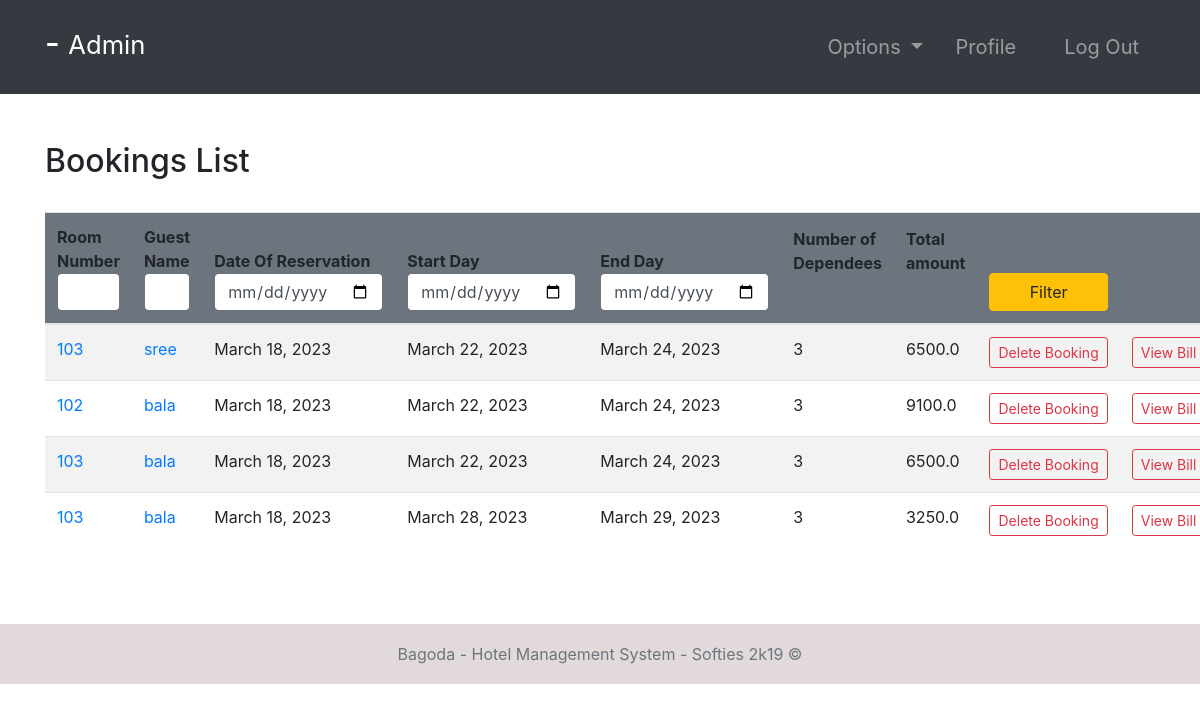
/bookings/ (signed in), run on an earlier commit of the app's database.
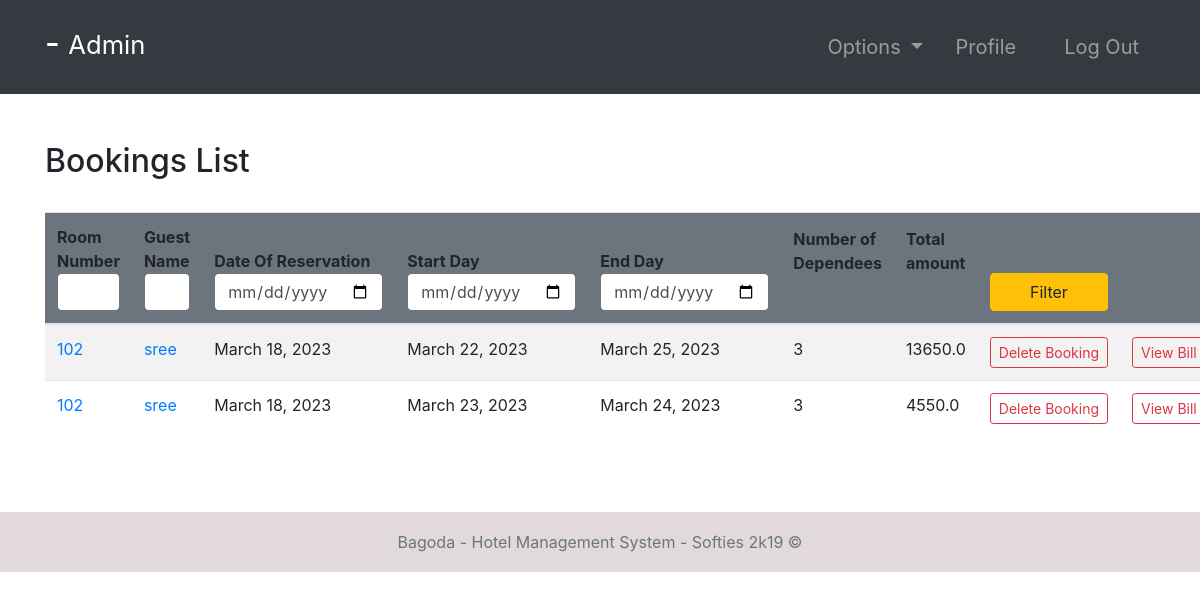
And on a later commit of the database.
### room/models.py (models this page shows, shortened)
class Booking(models.Model):
    roomNumber = models.ForeignKey(Room, on_delete=models.CASCADE)
    guest = models.ForeignKey(Guest, null=True, on_delete=models.CASCADE)
    dateOfReservation = models.DateField(default=timezone.now)
    startDate = models.DateField()
    endDate = models.DateField()
    def numOfDep(self):
        return Dependees.objects.filter(booking=self).count()

class Room(models.Model):
    ROOM_TYPES = (
        ('King', 'King'),
        ('Luxury', 'Luxury'),
        ('Normal', 'Normal'),
        ('Economic', 'Economic'),
    )
    number = models.IntegerField(primary_key=True)
    capacity = models.SmallIntegerField()
    numberOfBeds = models.SmallIntegerField()
    roomType = models.CharField(max_length=20, choices=ROOM_TYPES)
    price = models.FloatField()
    statusStartDate = models.DateField(null=True)
    statusEndDate = models.DateField(null=True)

### accounts/models.py (models this page shows, shortened)
class Guest(models.Model):
    user = models.OneToOneField(User, null=True, on_delete=models.CASCADE)
    phoneNumber = PhoneNumberField(unique=True)

### room/views.py (the view, shortened to what this page needs)
# urls.py: path('bookings/', bookings, name="bookings"),
@login_required(login_url='login')
def bookings(request):
    import datetime
    role = str(request.user.groups.all()[0])
    path = role + "/"
    bookings = Booking.objects.all()
    totals = {}  # <booking : total>
    for booking in bookings:
        start_date = datetime.datetime.strptime(
            str(booking.startDate), "%Y-%m-%d")
        end_date = datetime.datetime.strptime(str(booking.endDate), "%Y-%m-%d")
        numberOfDays = abs((end_date-start_date).days)
        extra_price = 1
        if start_date.month in range(2, 3):
            extra_price += 0.10
        elif start_date.month in range(3, 6):
            extra_price += 0.30
        elif start_date.month in range(6, 10):
            extra_price += 0
        elif start_date.month in range(10, 12):
            extra_price += 0.20
        else:
            extra_price += 0.25
        if start_date.weekday() >= 5:
            extra_price += 0.05
        price = Room.objects.get(number=booking.roomNumber.number).price
        total = round(price * numberOfDays * extra_price,2)
        totals[booking] = total
    context = {
        "role": role,
        'bookings': bookings,
        'totals': totals
    }
    return render(request, path + "bookings.html", context)

### Templates/admin/bookings.html
{% extends '../index.html' %}
{% block context %}
{% include '../common_pages/bookings.html' %}
{% endblock %}

### Templates/common_pages/bookings.html (shortened to what this page needs)
<div class="container py-5">
    <div class="table-header row">
        <div class="col-sm-12 col-md-12 col-lg-4 mb-4">
            <h2>Bookings List</h2>
        </div>
    </div>
    <table class="table table-hover table-striped">
        <thead class="bg-secondary rounded">
            <tr>
                <form action="" method="POST">
                    <th>Room Number<input type="number" min="0" name="number" value="{{number}}"
                            class="form-control border border-secondary"></th>
                    <th>Guest Name<input type="text" name="name" value="{{name}}"
                            class="form-control border border-secondary"></th>
                    <th>Date Of Reservation<input type="date" name="rez" value="{{rez}}"
                            class="form-control border border-secondary"></th>
                    <th>Start Day<input type="date" name="fd" value="{{fd}}"
                            class="form-control border border-secondary"></th>
                    <th>End Day<input type="date" name="ed" value="{{ed}}" class="form-control border border-secondary">
                    </th>
                    <th class="pb-5">Number of Dependees</th>
                    <th class="pb-5">Total amount</th>
                    <th><button type="submit" name="filter" class="btn btn-warning w-100">Filter</button></th>
                    <th class="pb-5"></th>
                </form>
            </tr>
        </thead>
        <tbody>
            {% for b in bookings %}
            <tr>
                <td><a href="{% url 'room-profile' b.roomNumber.number %}">{{b.roomNumber.number}}</a></td>
                <td><a href="{% url 'guest-profile' b.guest.user.id %}">{{b.guest.user.first_name}}</a></td>
                <td>{{ b.dateOfReservation }}</td>
                <td>{{ b.startDate }}</td>
                <td>{{ b.endDate }}</td>
                <td>{{ b.numOfDep }}</td>
                <td>
                    {% for key, value in totals.items %}
                    {% if key == b %}
                    {{ value }}
                    {% endif %}
                    {% endfor %}
                </td>
                {% if role == "admin" or role == 'manager' %}
                <td> <a href="{% url 'deleteBooking' b.id %}"
                        class="btn btn-sm btn-outline-danger">Delete&nbsp;Booking</a></td>
                {% endif %}
                {% if role == "admin" or role == 'manager' %}
                <td> <a href="{% url 'viewbill' b.id %}"
                        class="btn btn-sm btn-outline-danger">View&nbsp;Bill</a></td>
                {% endif %}
            </tr>
            {% endfor %}
        </tbody>
    </table>
</div>

What changed in the data, as far as the page shows it:
removed Booking: roomNumber.number "103", guest.user.first_name "sree", dateOfReservation "March 18, 2023", startDate "March 22, 2023", endDate "March 24, 2023", numOfDep "3", value "6500.0"
removed Booking: roomNumber.number "102", guest.user.first_name "bala", dateOfReservation "March 18, 2023", startDate "March 22, 2023", endDate "March 24, 2023", numOfDep "3", value "9100.0"
removed Booking: roomNumber.number "103", guest.user.first_name "bala", dateOfReservation "March 18, 2023", startDate "March 22, 2023", endDate "March 24, 2023", numOfDep "3", value "6500.0"
removed Booking: roomNumber.number "103", guest.user.first_name "bala", dateOfReservation "March 18, 2023", startDate "March 28, 2023", endDate "March 29, 2023", numOfDep "3", value "3250.0"
added Booking: roomNumber.number "102", guest.user.first_name "sree", dateOfReservation "March 18, 2023", startDate "March 22, 2023", endDate "March 25, 2023", numOfDep "3", value "13650.0"
added Booking: roomNumber.number "102", guest.user.first_name "sree", dateOfReservation "March 18, 2023", startDate "March 23, 2023", endDate "March 24, 2023", numOfDep "3", value "4550.0"
